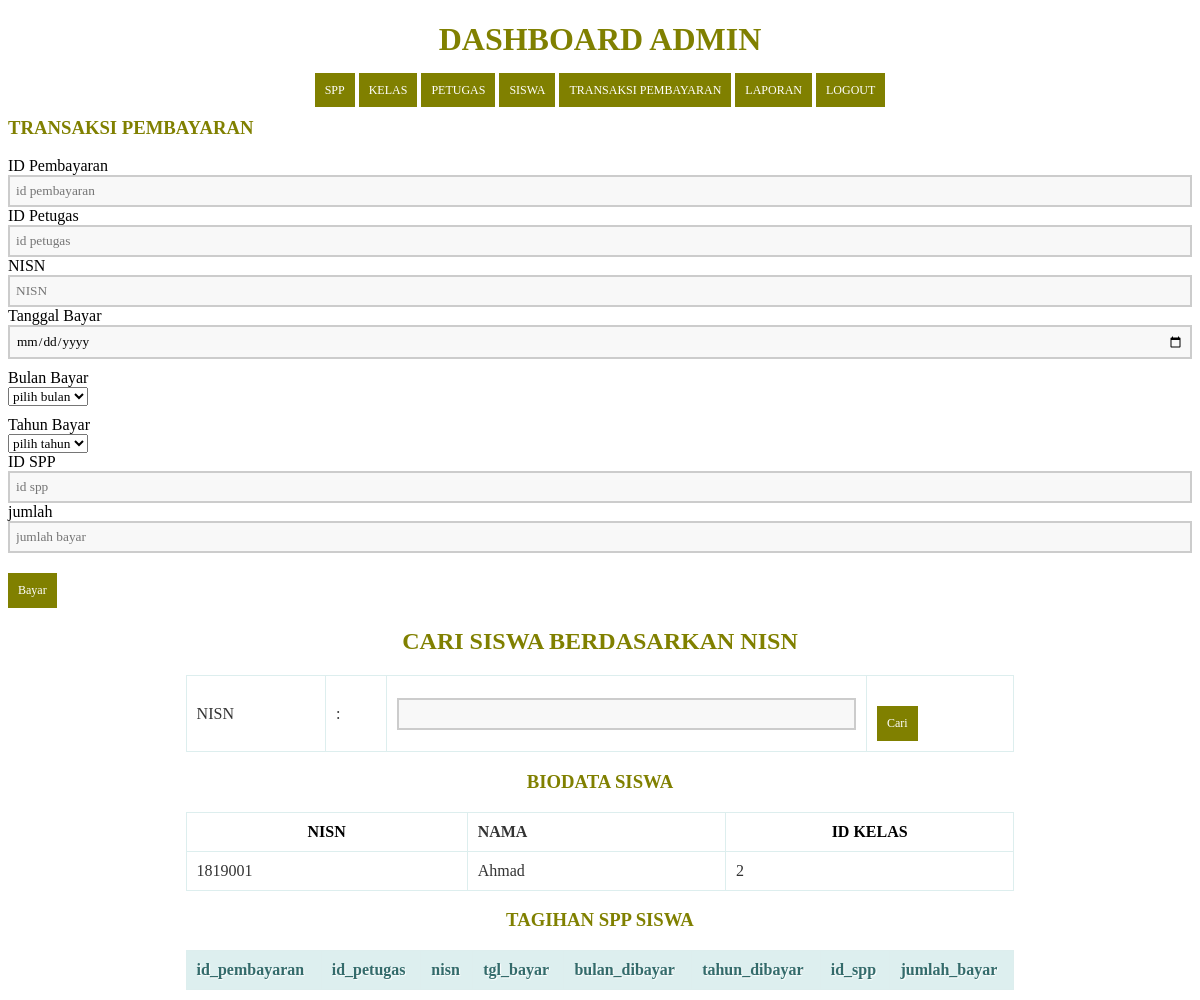
/transaksi.php?nisn=1819001 (signed in), run on the app's committed database.
### tables this page shows
CREATE TABLE `siswa` (
  `nisn` varchar(11) NOT NULL,
  `nis` varchar(11) NOT NULL,
  `nama` varchar(35) NOT NULL,
  `id_kelas` int(11) NOT NULL,
  `alamat` text NOT NULL,
  `no_telp` varchar(13) NOT NULL,
  `id_spp` int(11) NOT NULL
);

### transaksi.php (the view, shortened to what this page needs)
<?php
    include('header.php');
    ?>
<!DOCTYPE html>
<html>
  <head>
  </head>
    <body>
      <div class="col-md-10 p-5 pt-4">
            <h3><i class="fas fa-cash-register mr-2"></i>TRANSAKSI PEMBAYARAN</h3>
              <form action="proses_transaksi.php" method="post">
             <div class="input-group mb-3">
             <div class="input-group-prepend">
            <span class="input-group-text" id="basic-addon1">ID Pembayaran</span>
               </div>
                <input type="text" name="id_pembayaran" class="form-control" placeholder="id pembayaran" aria-label="masukkan id pembayaran" aria-describedby="basic-addon1">
                </div>
            <div class="input-group mb-3">
             <div class="input-group-prepend">
            <span class="input-group-text" id="basic-addon1">ID Petugas</span>
               </div>
                <input type="text" name="id_petugas" class="form-control" placeholder="id petugas" aria-label="masukkan id petugas" aria-describedby="basic-addon1">
                </div>
                <div class="input-group mb-3">
             <div class="input-group-prepend">
            <span class="input-group-text" id="basic-addon1">NISN</span>
               </div>
                <input type="text" name="nisn" class="form-control" placeholder="NISN" aria-label="masukkan nisn" aria-describedby="basic-addon1">
                </div>
               <div class="input-group mb-3">
             <div class="input-group-prepend">
            <span class="input-group-text" id="basic-addon1">Tanggal Bayar</span>
               </div>
                <input type="date" name="tgl_bayar" class="form-control" placeholder="tanggal bayar" aria-label="tanggal" aria-describedby="basic-addon1">
                </div>
              <div class="input-group mb-3">
              <div class="input-group-prepend">
                <label class="input-group-text" for="inputGroupSelect01">Bulan Bayar</label>
              </div>
              <select class="custom-select" name= "bulan_dibayar" id="inputGroupSelect01">
                <option selected>pilih bulan</option>
              </select>
            </div>
              <div class="input-group mb-3">
                <div class="input-group-prepend">
                  <label class="input-group-text" for="inputGroupSelect01">Tahun Bayar</label>
                </div>
                <select class="custom-select" name="tahun_dibayar" id="inputGroupSelect01">
                  <option selected>pilih tahun</option>
                </select>
              </div>
              <div class="input-group mb-3">
             <div class="input-group-prepend">
            <span class="input-group-text" id="basic-addon1">ID SPP</span>
               </div>
                <input type="text" name="id_spp" class="form-control" placeholder="id spp" aria-label="masukkan id" aria-describedby="basic-addon1">
                </div>
                <div class="input-group mb-3">
             <div class="input-group-prepend">
            <span class="input-group-text" id="basic-addon1">jumlah</span>
               </div>
                <input type="text" name="jumlah_bayar" class="form-control" placeholder="jumlah bayar" aria-label="masukkan nominal" aria-describedby="basic-addon1">
                </div>
            <div class="d-flex justify-content-center">
              <button type="submit" class="btn btn-success">Bayar</button>
            </form>
            </div>
    <center><h2>CARI SISWA BERDASARKAN NISN</h2></center>
    <form action="" method="get">
  <table class="table">
    <tr>
      <td>NISN</td>
      <td>:</td>
      <td>
        <input class="form-control" type="text" name="nisn">
      </td>
      <td>
        <button class="btn btn-primary" type="submit" name="cari">Cari</button></td>
</tr>
    </table>
  </form>
<?php
if (isset($_GET['nisn']) && $_GET['nisn'] != ''){
  $query= mysqli_query ($koneksi,"SELECT * FROM siswa WHERE nisn = '$_GET[nisn]'");
  $data = mysqli_fetch_array($query);
?>
<center><h3>Biodata Siswa</h3></center>
<thead>
    <table class="table table-bordered table-striped">
    <tr>
      <th scope="col"><b>NISN</b></th>
      <td scope="col"><b>NAMA</b></td>
      <th scope="col"><b>ID KELAS</b></th>
      </tr>
      <tbody>
      <td><?php echo $data['nisn']; ?></td>
      <td><?php echo $data['nama']; ?></td>
      <td><?php echo $data['id_kelas']; ?></td>
      </table>
      </thead>
      <div class="panel-heading">
      <center><h3>Tagihan SPP Siswa</h3></center>
      </div>
      <table class="table table-bordered table-striped">
        <thead>
      <tr>
      <th scope="col">id_pembayaran</th>
      <th scope="col">id_petugas</th>
      <th scope="col">nisn</th>
      <th scope="col">tgl_bayar</th>
      <th scope="col">bulan_dibayar</th>
      <th scope="col">tahun_dibayar</th>
      <th scope="col">id_spp</th>
      <th scope="col">jumlah_bayar</th>
        </tr>
        </thead>
       </table>
<?php
}
?>
</body>

### header.php (style rules this page uses)
* { font-family: "fantasy"; }
table { border: solid 1px #DDEEEE; border-collapse: collapse; border-spacing: 0; width: 70%; margin: 10px auto 10px auto; }
table thead th { background-color: #DDEFEF; border: solid 1px #DDEEEE; color: #336B6B; padding: 10px; text-align: left; text-shadow: 1px 1px 1px #fff; text-decoration: none; }
table tbody td { border: solid 1px #DDEEEE; color: #333; padding: 10px; text-shadow: 1px 1px 1px #fff; }

### transaksi.php (style rules this page uses)
* { font-family: "Trebuchet MS"; }
h2 { text-transform: uppercase; color: olive; }
h3 { text-transform: uppercase; color: olive; }
button { background-color: olive; color: #fff; padding: 10px; text-decoration: none; font-size: 12px; border: 0px; margin-top: 20px; }
label { margin-top: 10px; float: left; text-align: left; width: 100%; }
input { padding: 6px; width: 100%; box-sizing: border-box; background: #f8f8f8; border: 2px solid #ccc; outline-color: olive; }
div { width: 100%; height: auto; }

### data on the page
siswa: nisn "1819001", nama "Ahmad", id_kelas "2"
